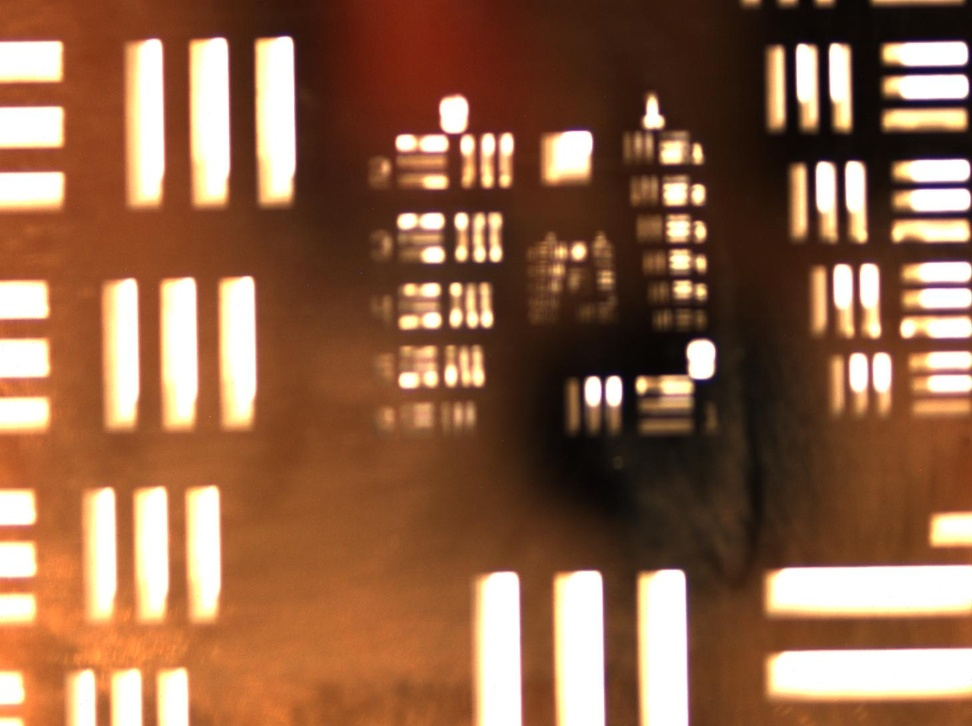
#> input picture 3 images every 500um/captured_image_0_1.jpg, 972 x 726 px, shrunk from 1456 x 1088 before the run, found by its file name; its folder holds only this picture in this run
$ python focs_plot.py   (older library calls are emulated)
#> lines starting #> are read from the running program, lines starting #| are printed output that depends on the picture
import cv2
import os
import numpy as np
import matplotlib.pyplot as plt

# Specify the directory containing the images
image_folder = "Z:\\Aleyegn_dev\\3 images every 500um"

# Get all image file names from the directory and sort them by the first digit in the filename
image_files = sorted([f for f in os.listdir(image_folder) if f.endswith('.jpg')],
                     key=lambda x: int(x.split('_')[2]))

# Initialize lists to hold the Z positions and focus scores
z_positions = []
focus_scores = []

# Function to calculate the focus score using variance of Laplacian
def focus_score(image):
    return cv2.Laplacian(image, cv2.CV_64F).var()

# Loop through the images, calculate focus scores and determine Z positions
for image_file in image_files:
    # Extract the first digit from the filename (assuming it's the first part before the first underscore)
    z_step = int(image_file.split('_')[2])  # Adjust this index based on actual filename format
    z_position = z_step * 0.5  # Each step is 0.5 mm (500 µm converted to mm)

    image_path = os.path.join(image_folder, image_file)
    image = cv2.imread(image_path, cv2.IMREAD_GRAYSCALE)  # Read the image in grayscale
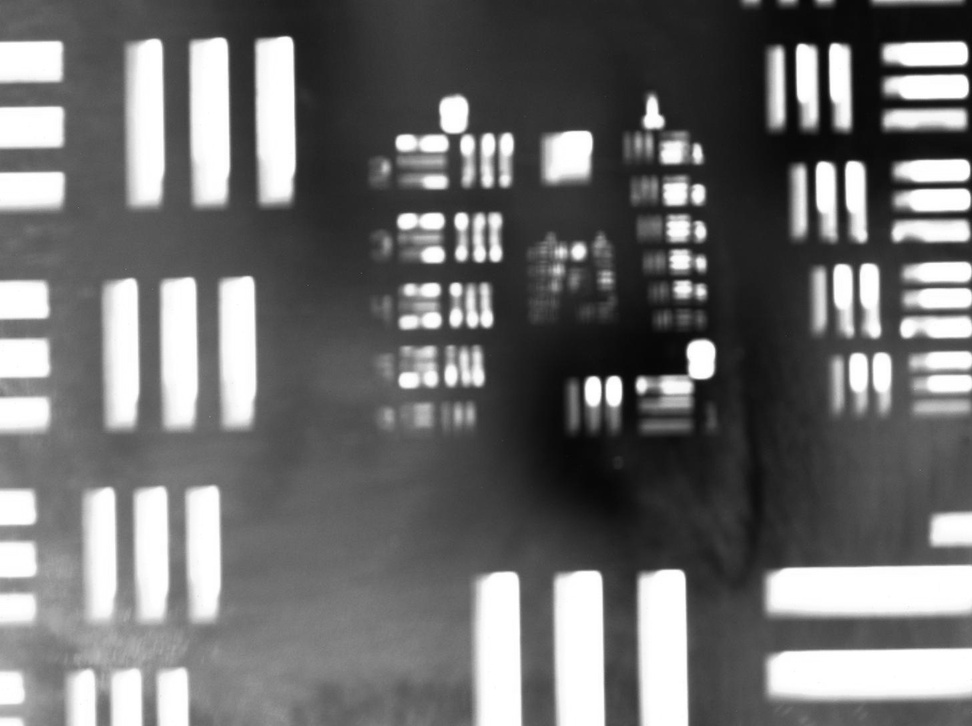
#> image: shape (726, 972); min 6, max 255, mean 110.8

    score = focus_score(image)
#> score = 45.63
    focus_scores.append(score)
    z_positions.append(z_position)

# Plot the focus scores against Z positions
plt.figure(figsize=(12, 8))
plt.plot(z_positions, focus_scores, marker='o')
plt.title('Focus Score vs Z Position')
plt.xlabel('Z Position (mm)')
plt.ylabel('Focus Score')
plt.xticks(np.arange(min(z_positions), max(z_positions) + 1, 1.0))  # X-axis ticks every 1 mm
plt.grid(True)

# Save the plot to the specified path
plot_path = os.path.join(image_folder, "focus_score_plot.png")
plt.savefig(plot_path)
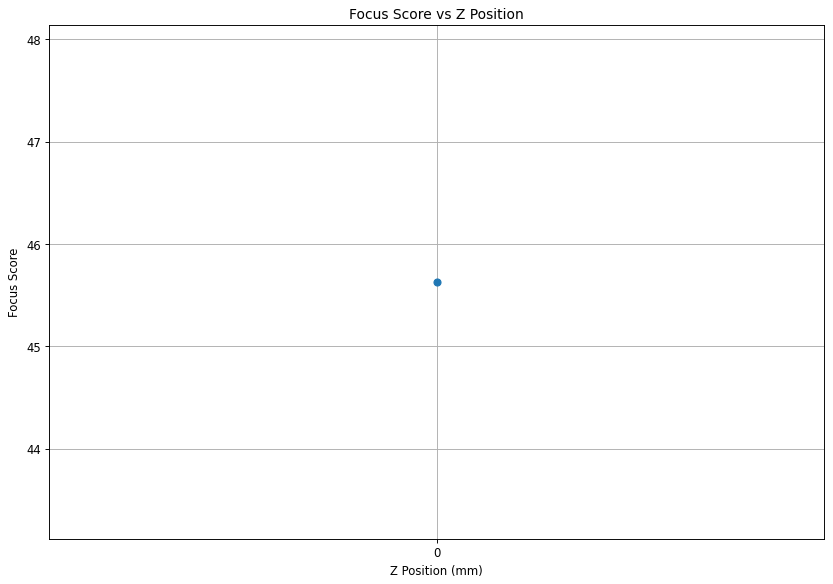
#> figure drawn by matplotlib, 1 panel
plt.close()

print(f"Plot saved to: {plot_path}")
